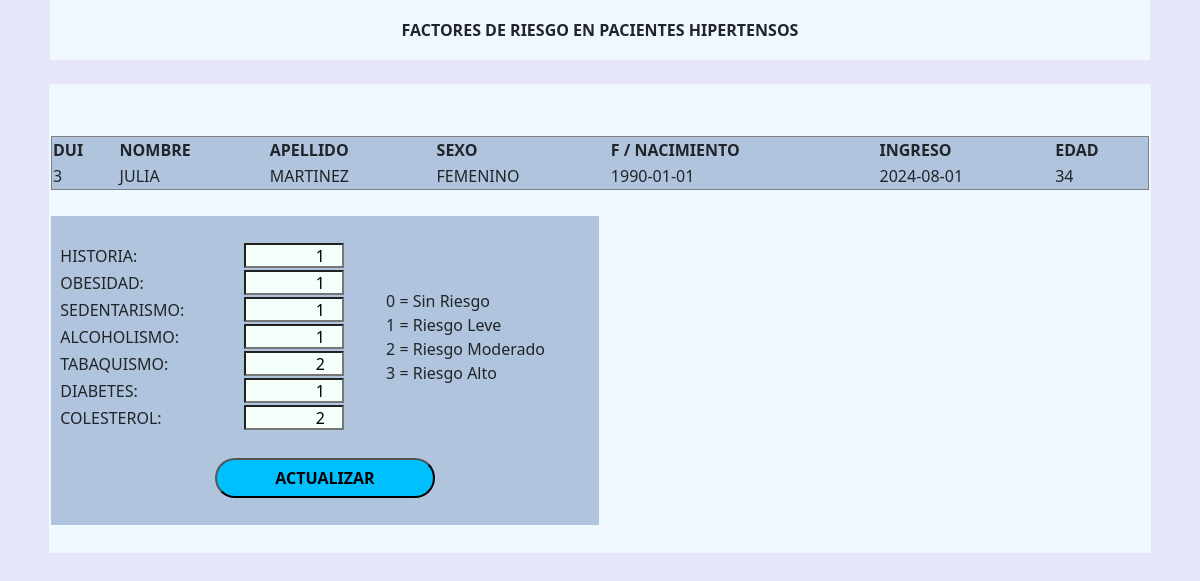
The page /factores.php on the database its author committed.
### tables this page shows
CREATE TABLE `tmppaciente` (
  `id` int(11) NOT NULL,
  `dui` int(10) NOT NULL,
  `nombre` varchar(25) NOT NULL,
  `apellido` varchar(25) NOT NULL,
  `sexo` varchar(9) NOT NULL,
  `nacimiento` date NOT NULL,
  `ingreso` date NOT NULL
);

CREATE TABLE `factores` (
  `id` int(11) NOT NULL,
  `dui` int(10) NOT NULL,
  `historia` char(1) NOT NULL DEFAULT '0',
  `obesidad` char(1) NOT NULL DEFAULT '0',
  `sedentarismo` char(1) NOT NULL DEFAULT '0',
  `alcoholismo` char(1) NOT NULL DEFAULT '0',
  `tabaquismo` char(1) NOT NULL DEFAULT '0',
  `diabetes` char(1) NOT NULL DEFAULT '0',
  `colesterol` char(1) NOT NULL DEFAULT '0',
  `ingreso` date NOT NULL DEFAULT current_timestamp()
);

### factores_cargar_paciente.php (called while the page is built)
<?php
$dsn = 'mysql:host=localhost;dbname=ta';
$username = 'root';
$password = '';
try {
    $pdo = new PDO($dsn, $username, $password);
    $pdo->setAttribute(PDO::ATTR_ERRMODE, PDO::ERRMODE_EXCEPTION);
    $stmt = $pdo->prepare("SELECT dui FROM tmppaciente LIMIT 1");
    $stmt->execute();
    $dui = $stmt->fetchColumn();
    if ($dui) {
        $stmt = $pdo->prepare("SELECT historia, obesidad, sedentarismo, alcoholismo, tabaquismo, diabetes, colesterol
                               FROM factores WHERE dui = :dui");
        $stmt->bindParam(':dui', $dui, PDO::PARAM_STR);
        $stmt->execute();
        $factor = $stmt->fetch(PDO::FETCH_ASSOC);
        if ($factor) {
            $historia = $factor['historia'];
            $obesidad = $factor['obesidad'];
            $sedentarismo = $factor['sedentarismo'];
            $alcoholismo = $factor['alcoholismo'];
            $tabaquismo = $factor['tabaquismo'];
            $diabetes = $factor['diabetes'];
            $colesterol = $factor['colesterol'];
        } else {
            echo "No se encontró ningún registro en la tabla factores para el DUI especificado.";
        }
    } else {
        echo "No se encontró ningún DUI en la tabla tmppaciente.";
    }
} catch (PDOException $e) {
    echo "Error: " . $e->getMessage();
}

### paciente_validar_mostrar_temporal.php (the view, shortened to what this page needs)
<!DOCTYPE html>
<html>
    <head>
        <?php
            include_once "css.php";
        ?>
    </head>
    <body>
        <table width="1100px" border="0">
            <tr>
                <td>
                    <?php
                        $host = 'localhost';
                        $dbname = 'ta';
                        $username = 'root';
                        $password = '';
                        try {
                            $pdo = new PDO("mysql:host=$host;dbname=$dbname;charset=utf8", $username, $password);
                            $pdo->setAttribute(PDO::ATTR_ERRMODE, PDO::ERRMODE_EXCEPTION);
                            $stmt = $pdo->prepare("SELECT dui, nombre, apellido, sexo, nacimiento, ingreso FROM tmppaciente");
                            $stmt->execute();
                            echo "<table border='1' width='100%' class='tablaDatos'>
                                    <tr>
                                        <th>DUI</th>
                                        <th>NOMBRE</th>
                                        <th>APELLIDO</th>
                                        <th>SEXO</th>
                                        <th>F / NACIMIENTO</th>
                                        <th>INGRESO</th>
                                        <th>EDAD</th>
                                    </tr>";
                            while ($row = $stmt->fetch(PDO::FETCH_ASSOC)) {
                                $nacimiento = new DateTime($row['nacimiento']);
                                $hoy = new DateTime();
                                $edad = $hoy->diff($nacimiento)->y;
                                echo "<tr>
                                        <td align='left'>" . htmlspecialchars($row['dui']) . "</td>
                                        <td align='left'>" . htmlspecialchars($row['nombre']) . "</td>
                                        <td align='left'>" . htmlspecialchars($row['apellido']) . "</td>
                                        <td align='left'>" . htmlspecialchars($row['sexo']) . "</td>
                                        <td align='left'>" . htmlspecialchars($row['nacimiento']) . "</td>
                                        <td align='left'>" . htmlspecialchars($row['ingreso']) . "</td>
                                        <td align='left'>" . htmlspecialchars($edad) . "</td>
                                    </tr>";
                            }
                            echo "</table>";
                        } catch (PDOException $e) {
                            echo "Error: " . $e->getMessage();
                        }
                    ?>
                </td>
            </tr>
        </table>
    </body>
</html>

### factores_agregar.php
<!DOCTYPE html>
<html>
    <head>
        <?php
            include_once "css.php";
            include_once "factores_cargar_paciente.php";
        ?>
    </head>
    <body>
        <table border="0" width="550px">
            <tr>
                <td>
                    <form action="factores_actualizar.php" method="POST">
                        <table class="tablaDatos">
                            <tr><td>&nbsp;</td></tr>
                            <tr>
                                <td width="35%">
                                    &nbsp; HISTORIA:
                                </td>
                                <td>
                                    <input type="number" min="0" max="3" name="txtHistoria" class="textoFactores" value="<?php echo $historia; ?>" >
                                </td>
                                <td rowspan="7">
                                    &nbsp; 0 = Sin Riesgo       <br>
                                    &nbsp; 1 = Riesgo Leve      <br>
                                    &nbsp; 2 = Riesgo Moderado  <br>
                                    &nbsp; 3 = Riesgo Alto
                                </td>
                            </tr>
                            <tr>
                                <td>
                                    &nbsp; OBESIDAD:
                                </td>
                                <td>
                                    <input type="number" min="0" max="3" name="txtObesidad" class="textoFactores" value="<?php echo $obesidad; ?>">
                                </td>
                            </tr>
                            <tr>
                                <td>
                                    &nbsp; SEDENTARISMO:
                                </td>
                                <td>
                                    <input type="number" min="0" max="3" name="txtSedentarismo" class="textoFactores" value="<?php echo $sedentarismo; ?>">
                                </td>
                            </tr>
                            <tr>
                                <td>
                                    &nbsp; ALCOHOLISMO:
                                </td>
                                <td>
                                    <input type="number" min="0" max="3" name="txtAlcoholismo" class="textoFactores" value="<?php echo $alcoholismo; ?>">
                                </td>
                            </tr>
                            <tr>
                                <td>
                                    &nbsp; TABAQUISMO:
                                </td>
                                <td>
                                    <input type="number" min="0" max="3" name="txtTabaquismo" class="textoFactores" value="<?php echo $tabaquismo; ?>">
                                </td>
                            </tr>
                            <tr>
                                <td>
                                    &nbsp; DIABETES:
                                </td>
                                <td>
                                    <input type="number" min="0" max="3" name="txtDiabetes" class="textoFactores" value="<?php echo $diabetes; ?>">
                                </td>
                            </tr>
                            <tr>
                                <td>
                                    &nbsp; COLESTEROL:
                                </td>
                                <td>
                                    <input type="number" min="0" max="3" name="txtColesterol" class="textoFactores" value="<?php echo $colesterol; ?>">
                                </td>
                            </tr>
                            <tr><td>&nbsp;</td></tr>
                            <tr>
                                <td colspan="3" align="center">
                                    <input type="submit" name="btnActualizar" value="ACTUALIZAR" class="botonAceptar">
                                </td>
                            </tr>
                            <tr><td>&nbsp;</td></tr>
                        </table>
                    </form>
                </td>
            </tr>
        </table>
    </body>
</html>

### css.php (style rules this page uses)
.body { background-color: lavender; }
.tablaDatos { width: 100%; background-color:lightsteelblue; }
.textoFactores { width: 100px; height: 25px; background-color:mintcream; font-size: 16px; text-transform: uppercase; text-align: right; }
.botonAceptar { font-weight: bold; width: 220px; height: 40px; background-color:deepskyblue; border-radius: 25px; color: black; }

### rows shown on the page
tmppaciente: dui "3", nombre "JULIA", apellido "MARTINEZ", sexo "FEMENINO", nacimiento "1990-01-01", ingreso "2024-08-01"
factores: txtHistoria "1", txtObesidad "1", txtSedentarismo "1", txtAlcoholismo "1", txtTabaquismo "2", txtDiabetes "1", txtColesterol "2"
